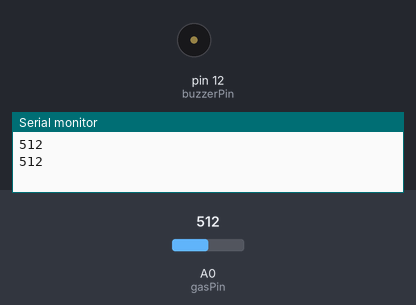
Bench run of a sketch on a simulated Arduino Uno, built with avr-gcc and run on an emulated ATmega328P. Parts: buzzer (waves = sounding, pin HIGH), the last lines printed to the serial monitor. The test bench sets the inputs (shaded band); at power-on: A0 (gasPin) = 512.

Above: at 1.2 s.
1.3 s: A0 (gasPin) set to 482
At 3.2 s:
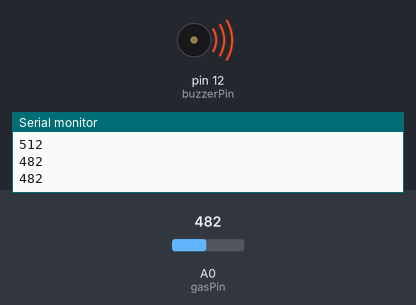
3.5 s: A0 (gasPin) set to 510
At 4.8 s:
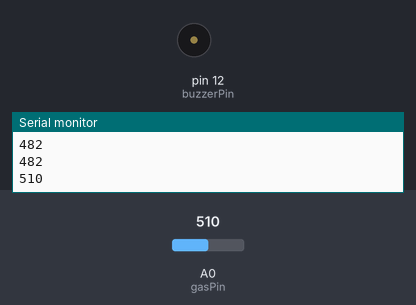
5.5 s: A0 (gasPin) set to 490
At 6.3 s:
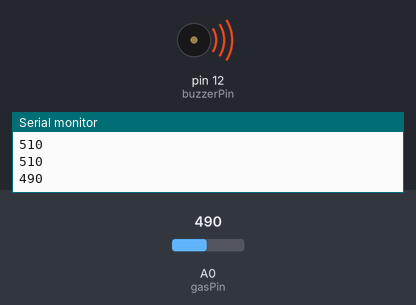
Timing chart, 0 to 8.5 s (numbered marks = the images above; inputs shaded):
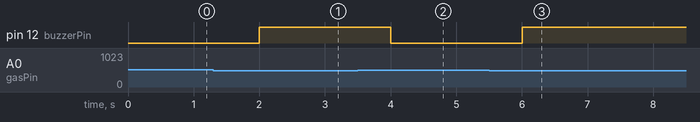

The sketch:

gas_test.ino
```cpp
const int gasPin = A0; //GAS sensor output pin to Arduino analog A0 pin
const int buzzerPin = 12;

void setup()
{
     pinMode(gasPin, INPUT);
   pinMode(buzzerPin, OUTPUT);
	Serial.begin(9600); //Initialize serial port - 9600 bps
}

void loop()
{
	Serial.println(analogRead(gasPin));
  int gas=analogRead(gasPin);
  if (gas<500)
  {
    digitalWrite(buzzerPin, HIGH);

  }
  else
  {
    digitalWrite(buzzerPin, LOW);

  }
	delay(1000); // Print value every 1 sec.
}
```

Measured:
- the behaviour switches between 500 and 499 on A0 (gasPin) (found by bisection; images 0 and 1)
- after the input at 1.3 s, pin 12 (buzzerPin): LOW → HIGH after 0.70 s
- after the input at 3.5 s, pin 12 (buzzerPin): HIGH → LOW after 0.50 s
- after the input at 5.5 s, pin 12 (buzzerPin): LOW → HIGH after 0.50 s
